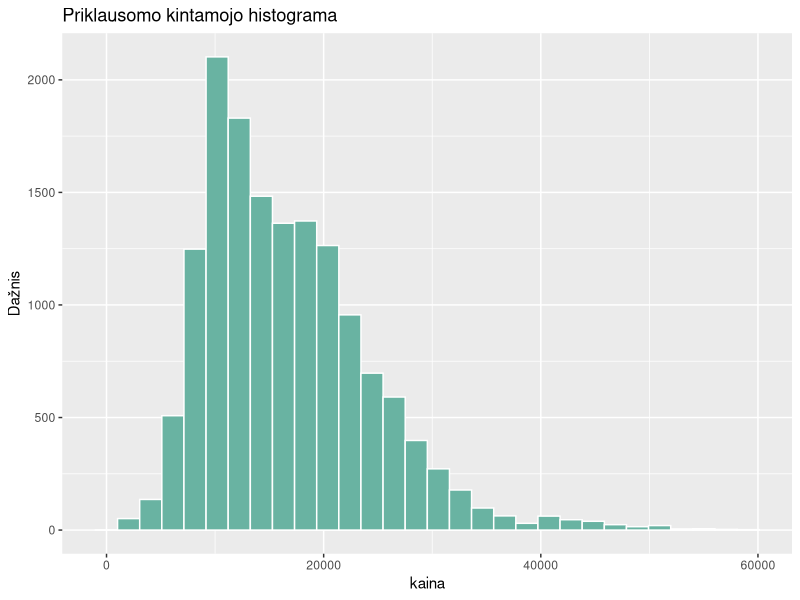
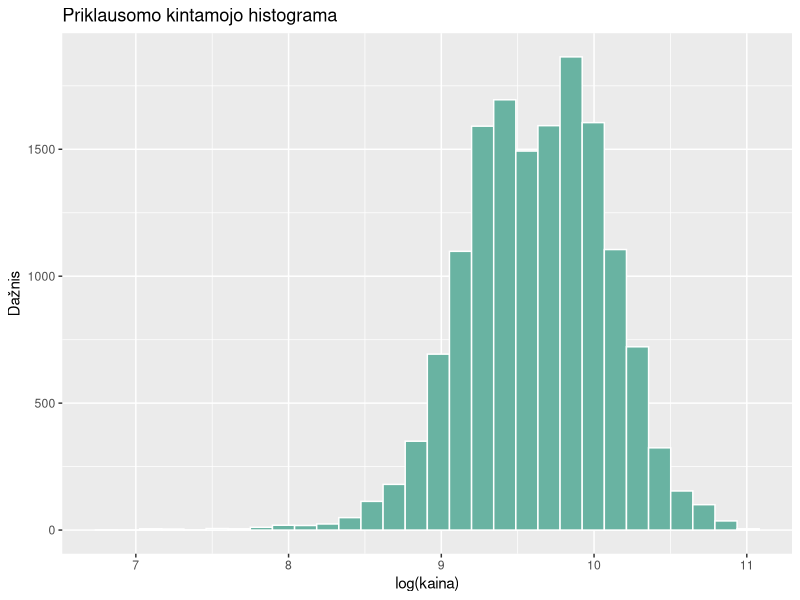
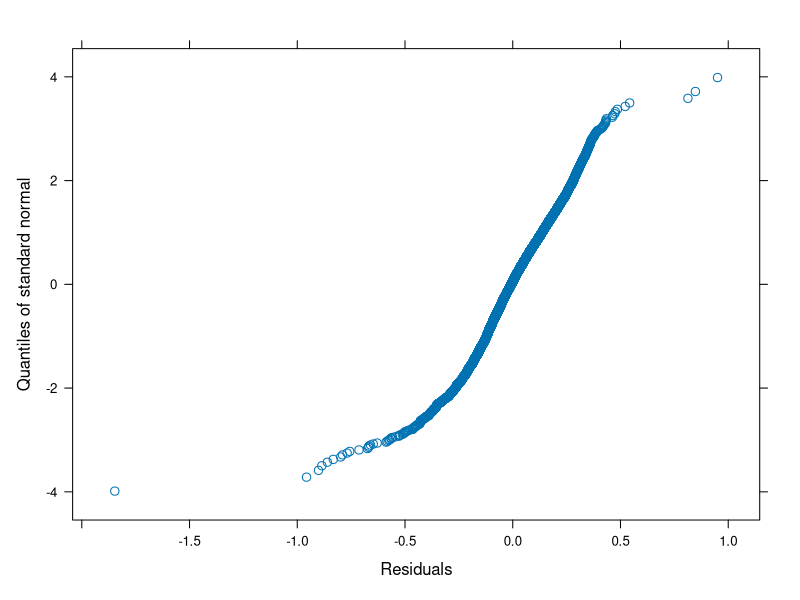
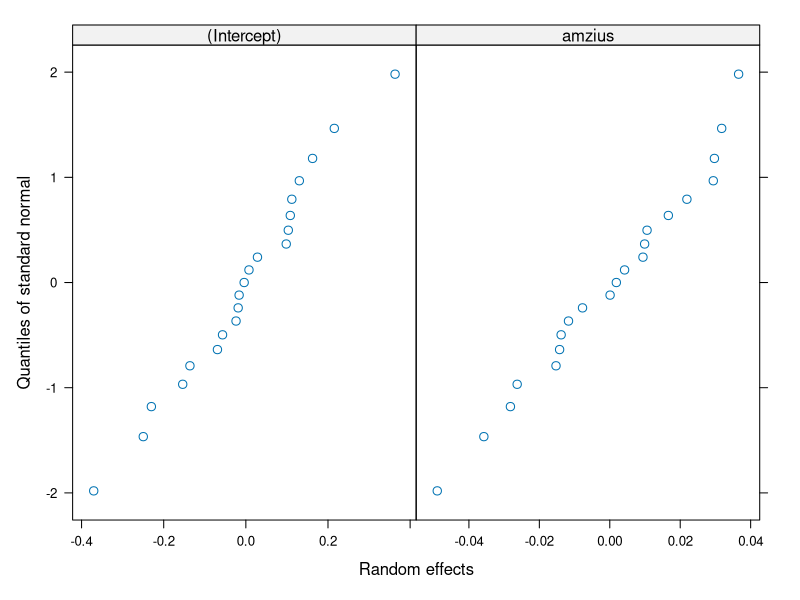
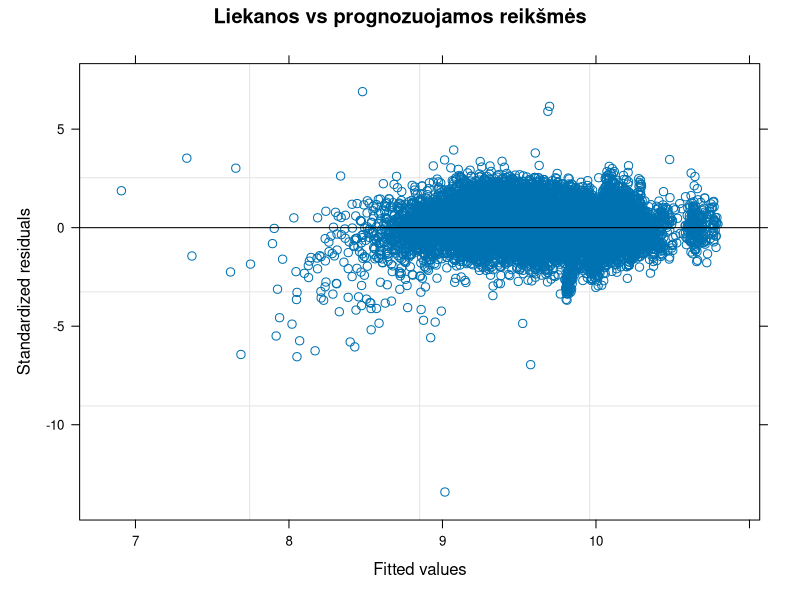
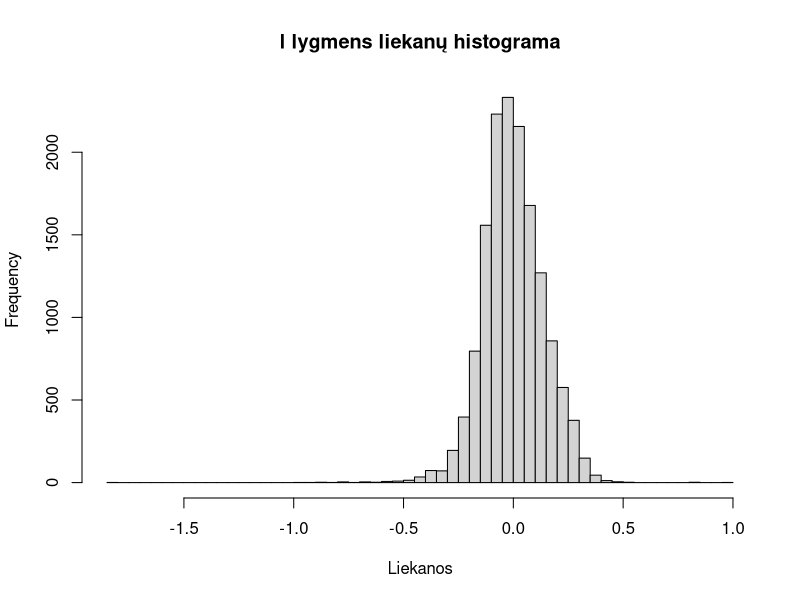

Here is the R script that generated these plots, in order:
library(nlme)
library(ggplot2)

duom <- read.csv("vw.csv")
duom$model <- trimws(duom$model)

duom <- subset(duom, fuelType %in% c("Petrol", "Diesel"))
duom <- subset(duom, engineSize > 0)
duom <- subset(duom, mpg >= 20 & mpg <= 100)
duom <- duom[duom$model %in% names(which(table(duom$model) >= 30)), ]
duom$model <- factor(duom$model)

duom$lkaina <- log(duom$price)
duom$lkaina_c <- duom$lkaina - mean(duom$lkaina)
duom$amzius <- 2020 - duom$year
duom$rida   <- duom$mileage / 1000
duom$vid_variklis <- ave(duom$engineSize, duom$model)

duom$transmission <- factor(duom$transmission)
duom$fuelType <- factor(duom$fuelType)
table(duom$transmission); table(duom$fuelType)

nrow(duom)
nlevels(duom$model)
sort(table(duom$model))

ggplot(duom, aes(x = price)) +
  geom_histogram(bins = 30, fill = "#69b3a2", color = "white") +
  labs(title = "Priklausomo kintamojo histograma", x = "kaina", y = "Dažnis")
ggplot(duom, aes(x = lkaina)) +
  geom_histogram(bins = 30, fill = "#69b3a2", color = "white") +
  labs(title = "Priklausomo kintamojo histograma", x = "log(kaina)", y = "Dažnis")
set.seed(2026)
shapiro.test(sample(duom$lkaina, 5000))

model.0 <- lme(lkaina_c ~ 1, random = ~ 1 | model, data = duom)
summary(model.0)
VarCorr(model.0)
tau00 <- as.numeric(VarCorr(model.0)[1, "Variance"])
sigma2_0 <- model.0$sigma^2
ICC <- tau00 / (tau00 + sigma2_0)
ICC
intervals(model.0)

round(cor(duom[, c("amzius", "rida", "mpg")]), 3)

ctrl <- lmeControl(opt = "optim", maxIter = 200, msMaxIter = 200)
model.1 <- lme(lkaina ~ 1 + vid_variklis + amzius + rida + mpg + transmission + fuelType,
               random = ~ 1 + amzius | model, data = duom, control = ctrl)
summary(model.1)
VarCorr(model.1)

model.0ml <- update(model.0, method = "ML")
model.1ml <- update(model.1, method = "ML")

model.1a <- lme(lkaina ~ 1 + vid_variklis + amzius + rida + mpg + transmission + fuelType,
                random = ~ 1 | model, data = duom, method = "ML", control = ctrl)
anova(model.1ml, model.1a)
AIC(model.0ml)
AIC(model.1ml)

model.2ml <- update(model.1ml, . ~ . + vid_variklis:amzius)
summary(model.2ml)$tTable
anova(model.1ml, model.2ml)

model.3ml <- update(model.1ml, . ~ . + vid_variklis:rida)
summary(model.3ml)$tTable
anova(model.1ml, model.3ml)

summary(model.1)
VarCorr(model.1)

sigma2_1 <- model.1$sigma^2
(sigma2_0 - sigma2_1) / sigma2_0
AIC(model.0ml, model.1ml)
AIC(model.0ml) - AIC(model.1ml)

qqnorm(model.1, ~ resid(.))
qqnorm(model.1, ~ ranef(.))
plot(model.1, resid(., type = "pearson") ~ fitted(.), abline = 0,
     main = "Liekanos vs prognozuojamos reikšmės")
hist(resid(model.1), breaks = 80, main = "I lygmens liekanų histograma", xlab = "Liekanos")
mean(abs(resid(model.1, type = "pearson")) > 3)
round(ranef(model.1), 3)

vv_golf <- unique(duom$vid_variklis[duom$model == "Golf"])
naujas_golf <- data.frame(
  model = factor("Golf", levels = levels(duom$model)),
  vid_variklis = vv_golf,
  amzius = 3,
  rida = 30,
  mpg = 55,
  transmission = factor("Manual", levels = levels(duom$transmission)),
  fuelType = factor("Petrol", levels = levels(duom$fuelType))
)

exp(predict(model.1, naujas_golf, level = 0))
exp(predict(model.1, naujas_golf, level = 1))
